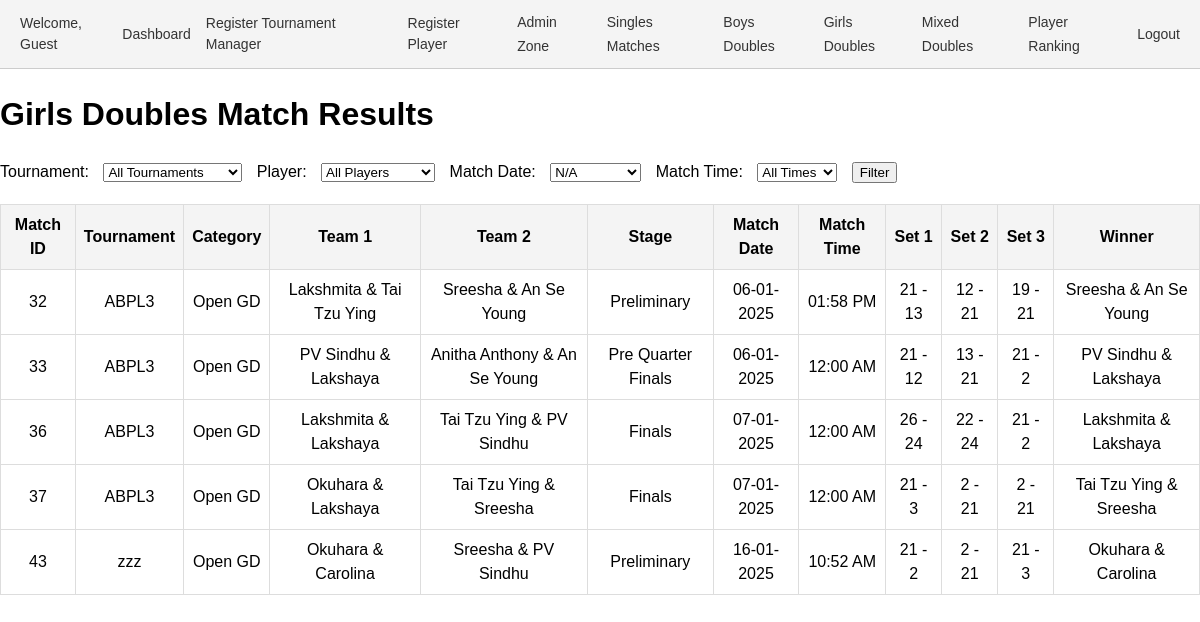
The app's page /results_gd.php, older data.
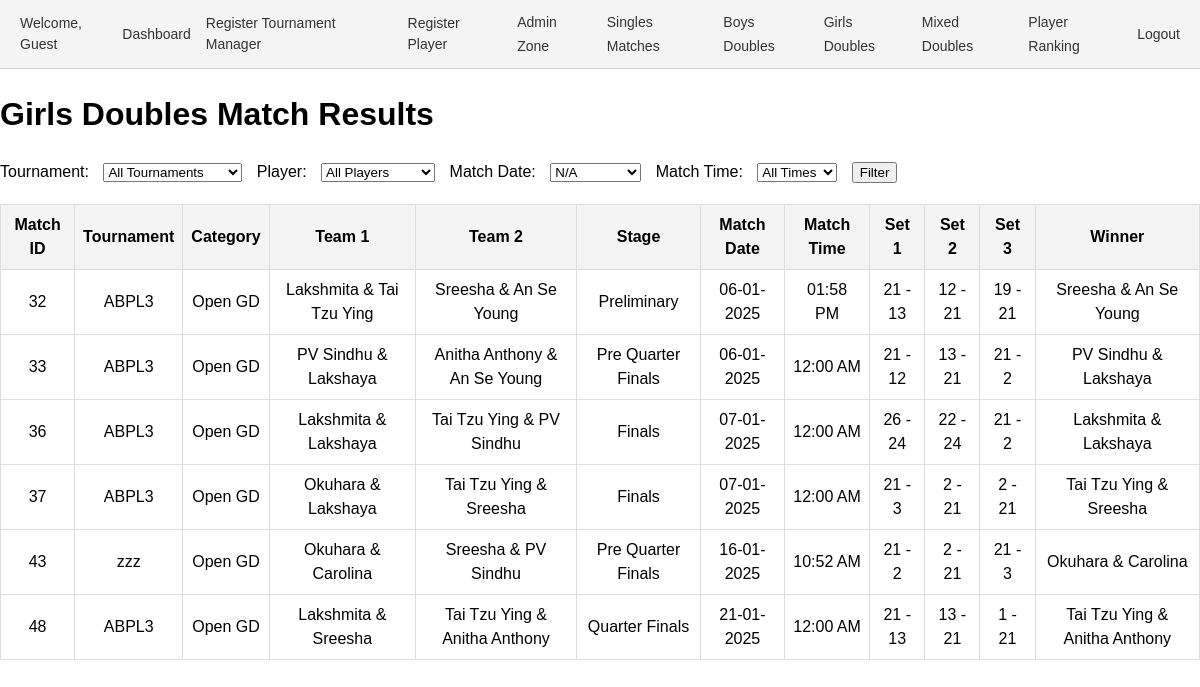
The same page, newer data.
### tables this page shows
CREATE TABLE `matches` (
  `id` int(11) NOT NULL,
  `tournament_id` int(11) NOT NULL,
  `category_id` int(11) NOT NULL,
  `pool` enum('A','B') DEFAULT NULL,
  `player1_id` int(11) DEFAULT NULL,
  `player2_id` int(11) DEFAULT NULL,
  `pre_quarter` tinyint(1) DEFAULT 0,
  `quarter` tinyint(1) DEFAULT 0,
  `semi` tinyint(1) DEFAULT 0,
  `final` tinyint(1) DEFAULT 0,
  `set1_player1_points` int(11) DEFAULT 0,
  `set1_player2_points` int(11) DEFAULT 0,
  `set2_player1_points` int(11) DEFAULT 0,
  `set2_player2_points` int(11) DEFAULT 0,
  `set3_player1_points` int(11) DEFAULT 0,
  `set3_player2_points` int(11) DEFAULT 0,
  `created_by` int(11) DEFAULT NULL,
  `stage` enum('Pre Quarter Finals','Quarter Finals','Semifinals','Finals','Preliminary') NOT NULL,
  `match_date` date DEFAULT NULL,
  `match_time` varchar(255) NOT NULL,
  `date` date DEFAULT NULL,
  `team1_player1_id` int(11) NOT NULL DEFAULT 0,
  `team1_player2_id` int(11) NOT NULL DEFAULT 0,
  `team2_player1_id` int(11) DEFAULT 0,
  `team2_player2_id` int(11) DEFAULT 0,
  `set1_team1_points` int(11) NOT NULL DEFAULT 0,
  `set1_team2_points` int(11) DEFAULT 0,
  `set2_team1_points` int(11) DEFAULT 0,
  `set2_team2_points` int(11) DEFAULT 0,
  `set3_team1_points` int(11) DEFAULT 0,
  `set3_team2_points` int(11) DEFAULT 0,
  `player3_id` int(11) DEFAULT NULL,
  `player4_id` int(11) DEFAULT NULL,
  `deleted_at` datetime DEFAULT NULL
);

CREATE TABLE `tournaments` (
  `id` int(11) NOT NULL,
  `name` varchar(255) NOT NULL,
  `created_by` int(11) DEFAULT NULL,
  `year` int(11) NOT NULL DEFAULT year(curdate()),
  `moderated_by` int(11) DEFAULT NULL
);

CREATE TABLE `categories` (
  `id` int(11) NOT NULL,
  `name` varchar(255) NOT NULL,
  `created_by` int(11) NOT NULL,
  `age_group` varchar(255) DEFAULT NULL,
  `sex` varchar(10) DEFAULT NULL,
  `type` enum('singles','doubles','mixed doubles') DEFAULT 'singles',
  `tournament_id` int(11) NOT NULL
);

### results_gd.php (the view, shortened to what this page needs)
<?php include 'header.php'; ?>
<?php
require_once 'conn.php';
$conn = new mysqli($servername, $username, $password, $dbname);
$match_date = $_GET['match_date'] ?? '';
$dates = $conn->query("SELECT DISTINCT match_date FROM matches ORDER BY match_date");
$query = "
    SELECT
        m.id AS match_id,
        t.name AS tournament_name,
        c.name AS category_name,
        c.type AS category_type, /* Singles, Doubles, or Mixed Doubles */
        p1.name AS team1_player1_name,
        p2.name AS team1_player2_name,
        p3.name AS team2_player1_name,
        p4.name AS team2_player2_name,
        m.stage,
        m.match_date,
        m.match_time,
        m.set1_team1_points,
        m.set1_team2_points,
        m.set2_team1_points,
        m.set2_team2_points,
        m.set3_team1_points,
        m.set3_team2_points
    FROM matches m
    INNER JOIN tournaments t ON m.tournament_id = t.id
    INNER JOIN categories c ON m.category_id = c.id
    LEFT JOIN players p1 ON m.team1_player1_id = p1.id
    LEFT JOIN players p2 ON m.team1_player2_id = p2.id
    LEFT JOIN players p3 ON m.team2_player1_id = p3.id
    LEFT JOIN players p4 ON m.team2_player2_id = p4.id
    WHERE c.type = 'doubles' AND c.sex = 'F' /* Filter only doubles and female categories */
";
$query .= " ORDER BY m.id";
$result = $conn->query($query);
?>
<!DOCTYPE html>
<html lang="en">
<head>
</head>
<body>
    <h1>Girls Doubles Match Results</h1>
    <form method="get">
        <label for="tournament_id">Tournament:</label>
        <select name="tournament_id" id="tournament_id">
            <option value="">All Tournaments</option>
        </select>
        <label for="player_id">Player:</label>
        <select name="player_id" id="player_id">
            <option value="">All Players</option>
        </select>
        <label for="match_date">Match Date:</label>
        <select name="match_date" id="match_date">
            <?php while ($row = $dates->fetch_assoc()): ?>
                <option value="<?= $row['match_date'] ?>" <?= $match_date == $row['match_date'] ? 'selected' : '' ?>>
                    <?= $row['match_date'] ? date("d-m-Y", strtotime($row['match_date'])) : 'N/A' ?>
                </option>
            <?php endwhile; ?>
        </select>
        <label for="datetime">Match Time:</label>
        <select name="datetime" id="datetime">
            <option value="">All Times</option>
        </select>
        <button type="submit">Filter</button>
    </form>
    <?php if ($result->num_rows > 0): ?>
        <table>
            <tr>
                <th>Match ID</th>
                <th>Tournament</th>
                <th>Category</th>
                <th>Team 1</th>
                <th>Team 2</th>
                <th>Stage</th>
                <th>Match Date</th>
                <th>Match Time</th>
                <th>Set 1</th>
                <th>Set 2</th>
                <th>Set 3</th>
                <th>Winner</th>
            </tr>
            <?php while ($row = $result->fetch_assoc()):
                $team1 = $row['team1_player1_name'] . " & " . $row['team1_player2_name'];
                $team2 = $row['team2_player1_name'] . " & " . $row['team2_player2_name'];
                $team1_total = $row['set1_team1_points'] + $row['set2_team1_points'] + $row['set3_team1_points'];
                $team2_total = $row['set1_team2_points'] + $row['set2_team2_points'] + $row['set3_team2_points'];
                $winner = $team1_total > $team2_total ? $team1 : ($team1_total < $team2_total ? $team2 : 'Draw');
            ?>
                <tr>
                    <td><?= $row['match_id'] ?></td>
                    <td><?= $row['tournament_name'] ?></td>
                    <td><?= $row['category_name'] ?></td>
                    <td><?= $team1 ?></td>
                    <td><?= $team2 ?></td>
                    <td><?= $row['stage'] ?></td>
                    <td><?= $row['match_date'] ? date("d-m-Y", strtotime($row['match_date'])) : 'N/A' ?></td>
                    <td><?= $row['match_time'] ? date("h:i A", strtotime($row['match_time'])) : 'N/A' ?></td>
                    <td><?= $row['set1_team1_points'] . ' - ' . $row['set1_team2_points'] ?></td>
                    <td><?= $row['set2_team1_points'] . ' - ' . $row['set2_team2_points'] ?></td>
                    <td><?= $row['set3_team1_points'] . ' - ' . $row['set3_team2_points'] ?></td>
                    <td><?= $winner ?></td>
                </tr>
            <?php endwhile; ?>
        </table>
    <?php else: ?>
        <p>No matches found for the selected filters.</p>
    <?php endif; ?>
</body>
</html>

Row changes from the older to the newer data that the page shows:
changed matches "10:52 AM": stage "Preliminary" → "Pre Quarter Finals"
now on this page (row edited): matches: id "48", tournament.name "ABPL3", category.name "Open GD", team1 "Lakshmita & Sreesha", team2 "Tai Tzu Ying & Anitha Anthony", stage "Quarter Finals", match_date "21-01-2025", match_time "12:00 AM", set1_team1_points "21", set1_team2_points "13", set2_team1_points "13", set2_team2_points "21", set3_team1_points "1", set3_team2_points "21", winner "Tai Tzu Ying & Anitha Anthony"
